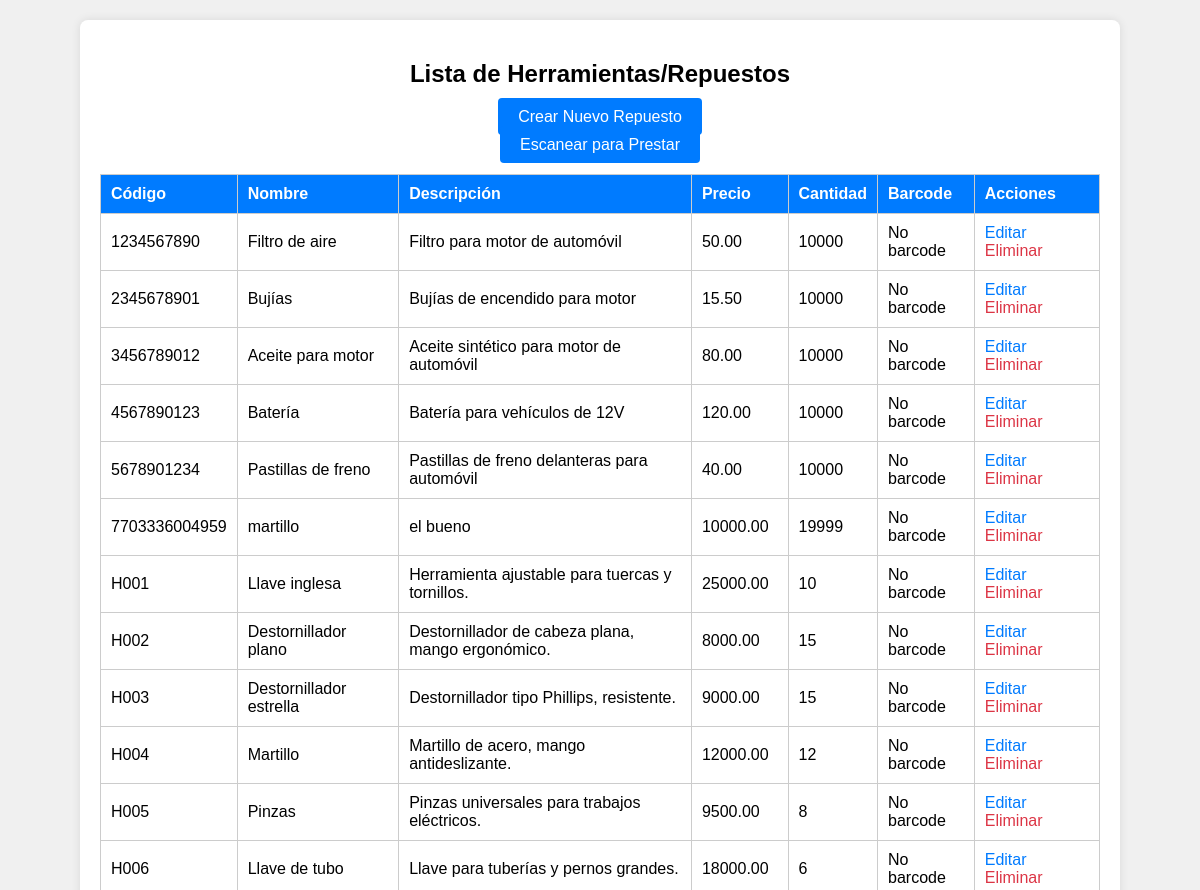
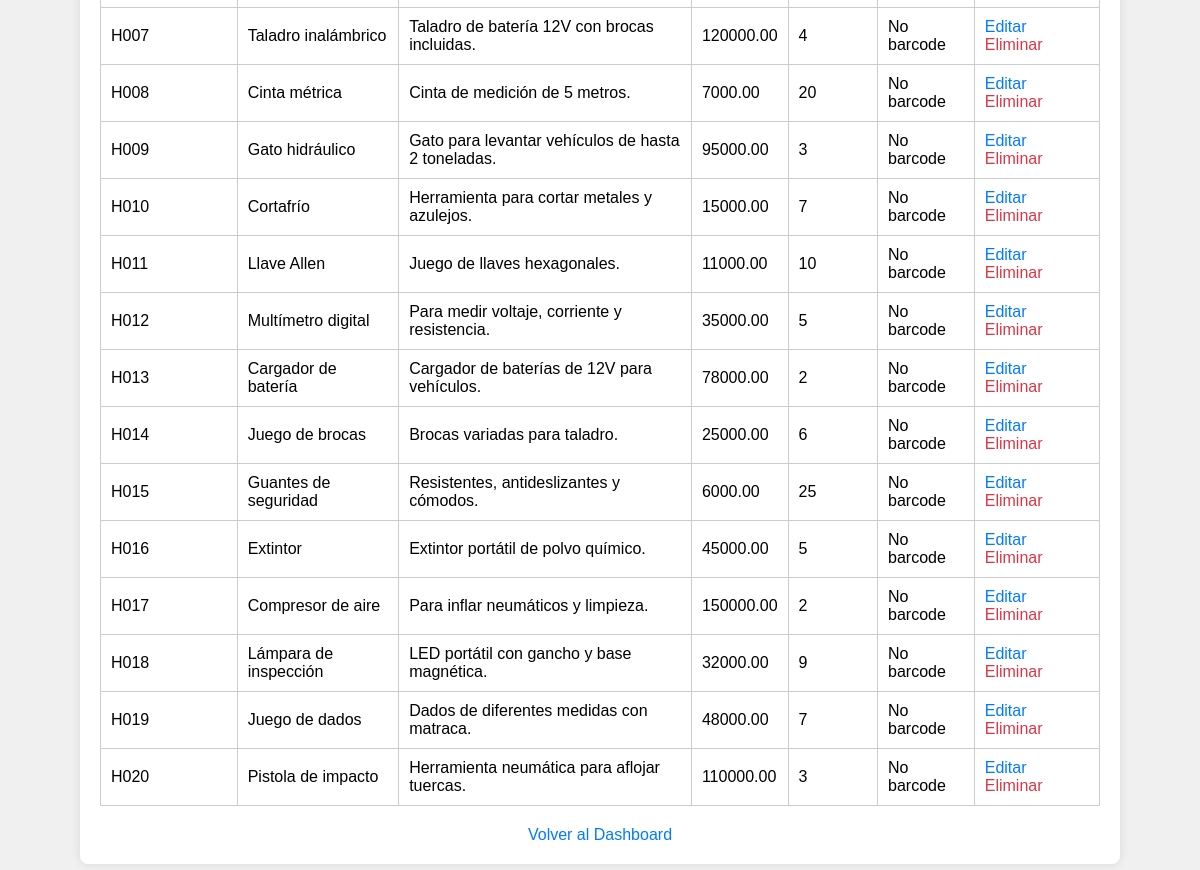
Page /repuestos/listar.php (signed in) on the committed database (2 pictures, top to bottom).
### tables this page shows
CREATE TABLE `repuestos` (
  `codigo_barras` varchar(30) NOT NULL,
  `nombre_repuesto` varchar(100) DEFAULT NULL,
  `descripcion` text DEFAULT NULL,
  `precio` decimal(10,2) DEFAULT NULL,
  `cantidad` int(11) DEFAULT NULL
);

### repuestos/listar.php (the view, shortened to what this page needs)
<?php
$conn = new mysqli("localhost", "root", "", "taller");
$sql = "SELECT codigo_barras, nombre_repuesto, descripcion, precio, cantidad
        FROM repuestos";
$result = $conn->query($sql);
?>
<!DOCTYPE html>
<html lang="es">
<head>
</head>
<body>
    <div class="container">
        <h2>Lista de Herramientas/Repuestos</h2>
        <div class="new">
            <a href="crear.php">Crear Nuevo Repuesto</a>
        </div>
        <div class="scan">
            <a href="scan.php">Escanear para Prestar</a>
        </div>
        <table>
            <tr>
                <th>Código</th>
                <th>Nombre</th>
                <th>Descripción</th>
                <th>Precio</th>
                <th>Cantidad</th>
                <th>Barcode</th>
                <th>Acciones</th>
            </tr>
            <?php while ($row = $result->fetch_assoc()) { ?>
                <tr>
                    <td><?php echo $row['codigo_barras']; ?></td>
                    <td><?php echo $row['nombre_repuesto']; ?></td>
                    <td><?php echo $row['descripcion']; ?></td>
                    <td><?php echo $row['precio']; ?></td>
                    <td><?php echo $row['cantidad']; ?></td>
                    <td>
                        <?php
                        $barcodeFile = "barcodes/{$row['codigo_barras']}.png";
                        if (file_exists($barcodeFile)) {
                            echo "<img src='$barcodeFile' alt='Barcode' class='barcode-img'>";
                        } else {
                            echo "No barcode";
                        }
                        ?>
                    </td>
                    <td class="actions">
                        <a href="editar.php?codigo_barras=<?php echo $row['codigo_barras']; ?>">Editar</a>
                        <a href="eliminar.php?codigo_barras=<?php echo $row['codigo_barras']; ?>" class="delete" onclick="return confirm('¿Estás seguro de eliminar este repuesto?')">Eliminar</a>
                    </td>
                </tr>
            <?php } ?>
        </table>
        <div class="back">
            <a href="../dashboard.php">Volver al Dashboard</a>
        </div>
    </div>
</body>
</html>

### repuestos/listar.php (style rules this page uses)
body { font-family: Arial, sans-serif; margin: 0; padding: 20px; background-color: #f0f0f0; }
.container { max-width: 1000px; margin: 0 auto; background-color: white; padding: 20px; border-radius: 8px; box-shadow: 0 0 10px rgba(0,0,0,0.1); }
.container h2 { text-align: center; }
table { width: 100%; border-collapse: collapse; margin-top: 20px; }
table, th, td { border: 1px solid #ccc; }
th, td { padding: 10px; text-align: left; }
th { background-color: #007bff; color: white; }
.actions a { margin-right: 10px; color: #007bff; text-decoration: none; }
.actions a.delete { color: #dc3545; }
.new { text-align: center; margin-bottom: 10px; }
.new a, .scan a { background-color: #007bff; color: white; padding: 10px 20px; border-radius: 4px; text-decoration: none; margin: 0 5px; }
.scan { text-align: center; margin-bottom: 20px; }
.back { text-align: center; margin-top: 20px; }
.back a { color: #007bff; text-decoration: none; }

### rows in the picture
repuestos: codigo_barras "1234567890", nombre_repuesto "Filtro de aire", descripcion "Filtro para motor de automóvil", precio "50.00", cantidad "10000", shows "No barcode"
repuestos: codigo_barras "2345678901", nombre_repuesto "Bujías", descripcion "Bujías de encendido para motor", precio "15.50", cantidad "10000", shows "No barcode"
repuestos: codigo_barras "3456789012", nombre_repuesto "Aceite para motor", descripcion "Aceite sintético para motor de automóvil", precio "80.00", cantidad "10000", shows "No barcode"
repuestos: codigo_barras "4567890123", nombre_repuesto "Batería", descripcion "Batería para vehículos de 12V", precio "120.00", cantidad "10000", shows "No barcode"
repuestos: codigo_barras "5678901234", nombre_repuesto "Pastillas de freno", descripcion "Pastillas de freno delanteras para automóvil", precio "40.00", cantidad "10000", shows "No barcode"
repuestos: codigo_barras "7703336004959", nombre_repuesto "martillo", descripcion "el bueno", precio "10000.00", cantidad "19999", shows "No barcode"
repuestos: codigo_barras "H001", nombre_repuesto "Llave inglesa", descripcion "Herramienta ajustable para tuercas y tornillos.", precio "25000.00", cantidad "10", shows "No barcode"
repuestos: codigo_barras "H002", nombre_repuesto "Destornillador plano", descripcion "Destornillador de cabeza plana, mango ergonómico.", precio "8000.00", cantidad "15", shows "No barcode"
repuestos: codigo_barras "H003", nombre_repuesto "Destornillador estrella", descripcion "Destornillador tipo Phillips, resistente.", precio "9000.00", cantidad "15", shows "No barcode"
repuestos: codigo_barras "H004", nombre_repuesto "Martillo", descripcion "Martillo de acero, mango antideslizante.", precio "12000.00", cantidad "12", shows "No barcode"
repuestos: codigo_barras "H005", nombre_repuesto "Pinzas", descripcion "Pinzas universales para trabajos eléctricos.", precio "9500.00", cantidad "8", shows "No barcode"
repuestos: codigo_barras "H006", nombre_repuesto "Llave de tubo", descripcion "Llave para tuberías y pernos grandes.", precio "18000.00", cantidad "6", shows "No barcode"
repuestos: codigo_barras "H007", nombre_repuesto "Taladro inalámbrico", descripcion "Taladro de batería 12V con brocas incluidas.", precio "120000.00", cantidad "4", shows "No barcode"
repuestos: codigo_barras "H008", nombre_repuesto "Cinta métrica", descripcion "Cinta de medición de 5 metros.", precio "7000.00", cantidad "20", shows "No barcode"
repuestos: codigo_barras "H009", nombre_repuesto "Gato hidráulico", descripcion "Gato para levantar vehículos de hasta 2 toneladas.", precio "95000.00", cantidad "3", shows "No barcode"
repuestos: codigo_barras "H010", nombre_repuesto "Cortafrío", descripcion "Herramienta para cortar metales y azulejos.", precio "15000.00", cantidad "7", shows "No barcode"
repuestos: codigo_barras "H011", nombre_repuesto "Llave Allen", descripcion "Juego de llaves hexagonales.", precio "11000.00", cantidad "10", shows "No barcode"
repuestos: codigo_barras "H012", nombre_repuesto "Multímetro digital", descripcion "Para medir voltaje, corriente y resistencia.", precio "35000.00", cantidad "5", shows "No barcode"
repuestos: codigo_barras "H013", nombre_repuesto "Cargador de batería", descripcion "Cargador de baterías de 12V para vehículos.", precio "78000.00", cantidad "2", shows "No barcode"
repuestos: codigo_barras "H014", nombre_repuesto "Juego de brocas", descripcion "Brocas variadas para taladro.", precio "25000.00", cantidad "6", shows "No barcode"
repuestos: codigo_barras "H015", nombre_repuesto "Guantes de seguridad", descripcion "Resistentes, antideslizantes y cómodos.", precio "6000.00", cantidad "25", shows "No barcode"
repuestos: codigo_barras "H016", nombre_repuesto "Extintor", descripcion "Extintor portátil de polvo químico.", precio "45000.00", cantidad "5", shows "No barcode"
repuestos: codigo_barras "H017", nombre_repuesto "Compresor de aire", descripcion "Para inflar neumáticos y limpieza.", precio "150000.00", cantidad "2", shows "No barcode"
repuestos: codigo_barras "H018", nombre_repuesto "Lámpara de inspección", descripcion "LED portátil con gancho y base magnética.", precio "32000.00", cantidad "9", shows "No barcode"
repuestos: codigo_barras "H019", nombre_repuesto "Juego de dados", descripcion "Dados de diferentes medidas con matraca.", precio "48000.00", cantidad "7", shows "No barcode"
repuestos: codigo_barras "H020", nombre_repuesto "Pistola de impacto", descripcion "Herramienta neumática para aflojar tuercas.", precio "110000.00", cantidad "3", shows "No barcode"
